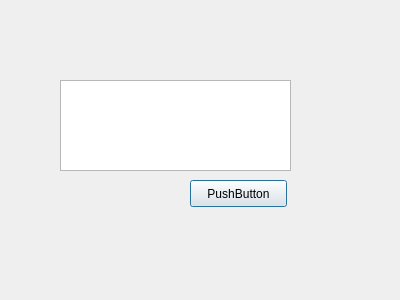
<?xml version="1.0" encoding="UTF-8"?>
<ui version="4.0">
 <class>MyDialog</class>
 <widget class="QDialog" name="MyDialog">
  <property name="geometry">
   <rect>
    <x>0</x>
    <y>0</y>
    <width>400</width>
    <height>300</height>
   </rect>
  </property>
  <property name="windowTitle">
   <string>Dialog</string>
  </property>
  <widget class="QPlainTextEdit" name="plainTextEdit">
   <property name="geometry">
    <rect>
     <x>60</x>
     <y>80</y>
     <width>231</width>
     <height>91</height>
    </rect>
   </property>
  </widget>
  <widget class="QPushButton" name="pushButton">
   <property name="geometry">
    <rect>
     <x>190</x>
     <y>180</y>
     <width>97</width>
     <height>27</height>
    </rect>
   </property>
   <property name="text">
    <string>PushButton</string>
   </property>
  </widget>
 </widget>
 <resources/>
 <connections/>
</ui>
